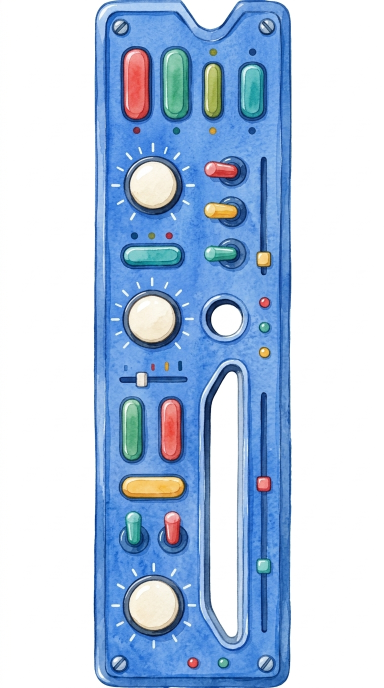
#> input picture tasks/space-np02-front-bottom-02/experiments/SRC-nb-s1/raw.png, 768 x 1376 px, found by its file name (shown at 1/2 size)
$ python build_composition_map.py
#> lines starting #> are read from the running program, lines starting #| are printed output that depends on the picture; after the words box and inside, x2 and y2 are one past the last pixel; in counts of white or black regions, pixels touching at a corner belong together
#!/usr/bin/env python3
"""Amendment 4 (round 2, both advisors converged): composition control map.

Round-1 contour-only lineart gave the model no interior scaffold -> content
collapsed to flat washes despite 100% geometry adherence. Round 2: trace
SELECTIVE structural edges (tower silhouettes, roofs, window rows, gate arch
-- NOT texture/foliage/paper-grain/speckle) from the frozen frontier exemplar
outset-c1 raw.png, register per-axis into the 640x1544 body (corner-to-corner
stretch, sx~0.833 sy~1.122 -- NOT aspect-preserving, PARAMS.md is explicit),
clip to paintable_P1 eroded -2px (drops strokes landing in holes/socket/
outside), then re-add the authoritative SVG boundary strokes ON TOP (contour/
cutouts/fold-band/arch -- reuses build_assets.draw_control_lines() for the
first three, extended for the fold band + Amendment-1 arch edge).

Saves assets-640/control_composition.png. Does NOT touch control_canny.png
(round-1 asset, left untouched).

Run: /usr/bin/python3 tasks/geometry-adherence-solutions/experiment-1/scripts/build_composition_map.py
"""
from __future__ import annotations

import subprocess
import sys
from pathlib import Path

import cv2
import numpy as np
from PIL import Image, ImageDraw, ImageFilter

HERE = Path(__file__).resolve().parent
EXP = HERE.parent
ROOT = EXP.parents[2]
sys.path.insert(0, str(HERE))
import build_assets as BA  # noqa: E402 (reuse SVG parsing / draw_control_lines / overlay -- no duplication)

ASSETS = EXP / "assets-640"
CHECKS = ASSETS / "checks"
EXEMPLAR = ROOT / "tasks/geometry-evidentiary-princess-n02/experiments-outset/outset-c1/raw.png"

W, H = 640, 1544
BOUNDARY_STROKE = 4   # contour/cutouts/fold-band/arch
INTERIOR_STROKE = 2   # traced structural edges from the exemplar
ERODE_PX = 2          # paintable_P1 erosion for the clip
FOLD_ROLE = "no_focal_motif_zone"  # st3 -- the "fold" band the card names


def register_exemplar():
    """Per-axis rescale, corner-to-corner STRETCH (not aspect-preserving --
    Amendment 4 explicit sx~0.833 sy~1.122)."""
    im = Image.open(EXEMPLAR).convert("RGB")
    ow, oh = im.size
    sx, sy = W / ow, H / oh
    resized = im.resize((W, H), Image.LANCZOS)
    return np.asarray(resized), sx, sy


def selective_canny(rgb: np.ndarray):
    """Structural edges only: bilateral+median pre-blur kills stone-texture/
    paper-grain, high thresholds keep silhouettes/rooflines/window
    rows/gate arch; small connected-component filter drops residual
    speckle fragments. Returns (raw_canny, cleaned) both uint8 0/255."""
    gray = cv2.cvtColor(rgb, cv2.COLOR_RGB2GRAY)
    smoothed = cv2.bilateralFilter(gray, d=9, sigmaColor=60, sigmaSpace=60)
    smoothed = cv2.medianBlur(smoothed, 5)
    canny = cv2.Canny(smoothed, threshold1=80, threshold2=160)

    n, labels, stats, _ = cv2.connectedComponentsWithStats(canny, connectivity=8)
    cleaned = np.zeros_like(canny)
    for i in range(1, n):
        if stats[i, cv2.CC_STAT_AREA] >= 8:  # drop 1-7px speckle fragments
            cleaned[labels == i] = 255
    cleaned = cv2.dilate(cleaned, np.ones((2, 2), np.uint8), iterations=1)  # ~INTERIOR_STROKE width
    return canny, cleaned


def erode_bool(mask_img: Image.Image, px: int) -> np.ndarray:
    m8 = (np.asarray(mask_img) > 127).astype(np.uint8) * 255
    if px <= 0:
        return m8 > 127
    eroded = cv2.erode(m8, np.ones((2 * px + 1, 2 * px + 1), np.uint8), iterations=1)
    return eroded > 127


def svg_boundary_layer(shapes, f) -> Image.Image:
    """Reuses build_assets.draw_control_lines() (contour/paintable_region/
    internal_cutout) then adds the fold band (st3) + Amendment-1 arch edge --
    the two additions round 2 asks for that round-1's control_canny didn't
    carry (fold) or carried at rect-vs-arch mismatch (arch, now consistent)."""
    layer = BA.draw_control_lines(shapes, W, H, f, BOUNDARY_STROKE)  # contour/cutouts, 4px
    d = ImageDraw.Draw(layer)
    for s in shapes:
        if s.polygon is None or s.role != FOLD_ROLE:
            continue
        pts = [f(x, y) for x, y in s.polygon.exterior.coords]
        d.line(pts + [pts[0]], fill=255, width=BOUNDARY_STROKE, joint="curve")

    socket_mask = Image.open(ASSETS / "socket_mask.png").convert("L")
    sock_edge = socket_mask.filter(ImageFilter.FIND_EDGES).point(lambda v: 255 if v > 10 else 0)
    sock_edge = sock_edge.filter(ImageFilter.MaxFilter(2 * BOUNDARY_STROKE + 1))
    return Image.fromarray(np.maximum(np.asarray(layer), np.asarray(sock_edge)))


def main() -> int:
    CHECKS.mkdir(parents=True, exist_ok=True)

    exemplar_rgb, sx, sy = register_exemplar()
#> in register_exemplar, im is the input picture: PIL image 768x1376 RGB; mean R, G, B 182.2, 202.4, 227.3
#> in register_exemplar, `resized = im.resize((W, H), Image.LANCZOS)`:
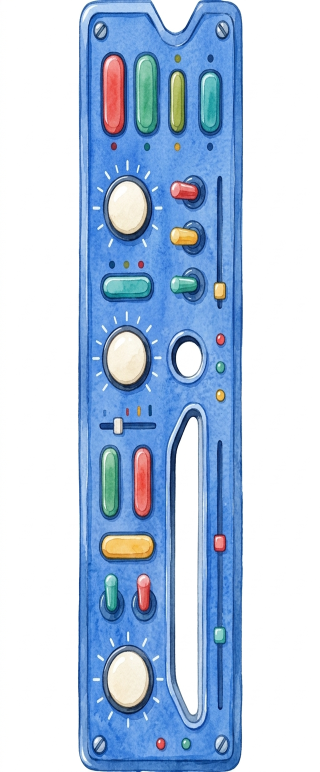
#> resized: PIL image 640x1544 RGB (shown at 1/2 size); mean R, G, B 182.2, 202.3, 227.3
#> sx = 0.833; sy = 1.12
    raw_canny, trace = selective_canny(exemplar_rgb)
#> in selective_canny, `gray = cv2.cvtColor(rgb, cv2.COLOR_RGB2GRAY)`:
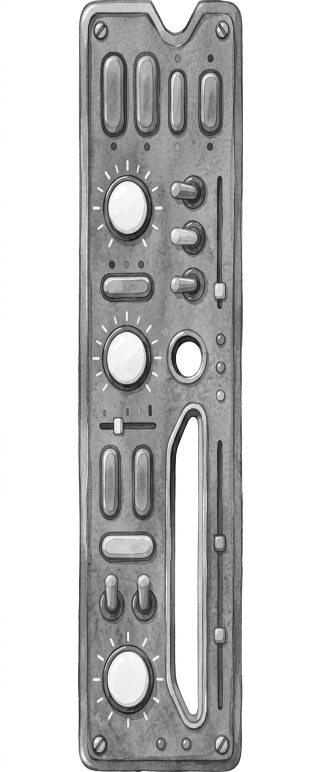
#> gray: shape (1544, 640) (shown at 1/2 size); min 2, max 255, mean 199.2
#> in selective_canny, `canny = cv2.Canny(smoothed, threshold1=80, threshold2=160)`:
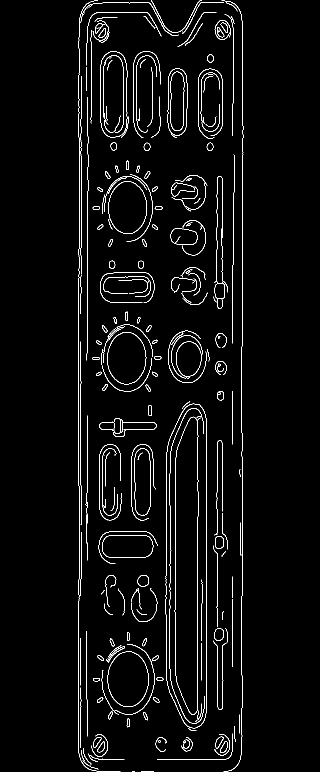
#> canny: shape (1544, 640) (shown at 1/2 size); 2.9% white in thin lines or dots, all inside (x1, y1, x2, y2) = (156, 0, 487, 1544)
#> in selective_canny, `n, labels, stats, _ = cv2.connectedComponentsWithStats(canny, connecti..`:
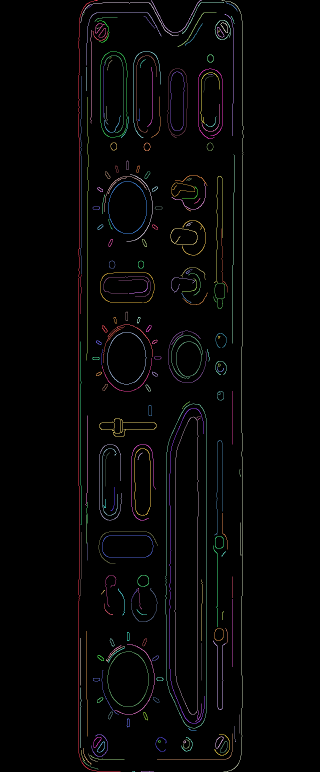
#> labels: shape (1544, 640) int32 (shown at 1/2 size); 225 distinct labels, from 0 to 224; one colour per label, 0 black
#> in selective_canny, `n, labels, stats, _ = cv2.connectedComponentsWithStats(canny, connecti..`: n = 225; stats = 225 rows, first 6: [0, 0, 640, 1544, 959048], [156, 0, 85, 1544, 1646], [302, 0, 102, 66, 218], [443, 0, 44, 1544, 1674], [160, 5, 198, 67, 291], [364, 4, 84, 64, 140]
#> in selective_canny, `cleaned = cv2.dilate(cleaned, np.ones((2, 2), np.uint8), iterations=1)`:
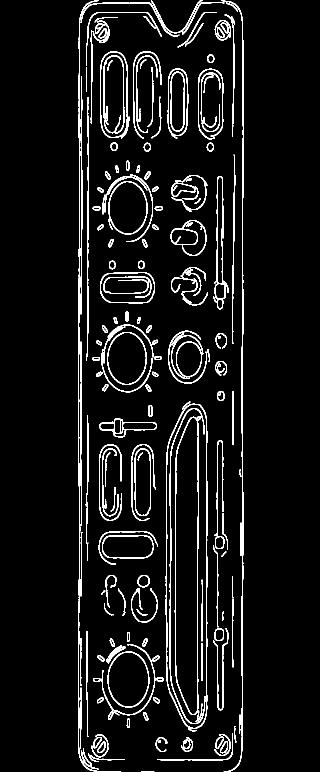
#> cleaned: shape (1544, 640) (shown at 1/2 size); 6.1% white in thin lines or dots, all inside (x1, y1, x2, y2) = (156, 0, 488, 1544)

#> (the run stopped early here; a loop or call above may not have finished)
